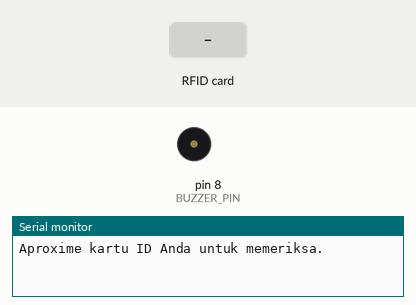
This sketch was run on a simulated Arduino Uno, built with avr-gcc and run on an emulated ATmega328P. On the bench: buzzer (waves = sounding, pin HIGH), the last lines printed to the serial monitor. The test bench sets the inputs (shaded band). Pins used as bus, display or sensor lines are not drawn.

Above: at 1.2 s.
1.3 s: RFID card 5E 7A 19 C4 held to the reader
At 2.0 s:
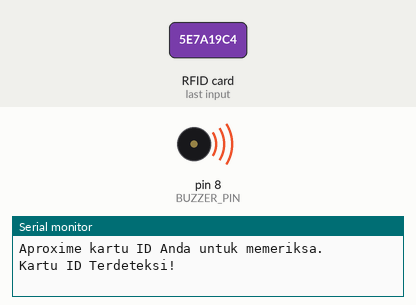
Timing chart, 0 to 4.3 s (numbered marks = the images above; inputs shaded):
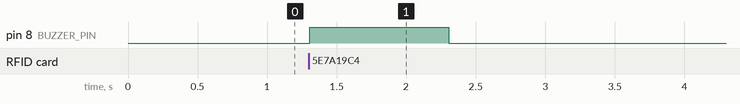

Measured:
- after the input at 1.3 s, pin 8 (BUZZER_PIN): LOW → HIGH at once, → LOW 1.0 s later

The sketch:

rfid-2.ino
```cpp
#include <SPI.h>
#include <MFRC522.h>

#define SS_PIN 10
#define RST_PIN 9
#define BUZZER_PIN 8

MFRC522 mfrc522(SS_PIN, RST_PIN);  // Buat objek MFRC522

void setup() {
  Serial.begin(9600);   // Inisialisasi Serial
  SPI.begin();      // Inisialisasi SPI bus
  mfrc522.PCD_Init();   // Inisialisasi MFRC522

  pinMode(BUZZER_PIN, OUTPUT);
  digitalWrite(BUZZER_PIN, LOW); // Matikan bunyi buzzer saat awalnya
  Serial.println("Aproxime kartu ID Anda untuk memeriksa.");
  Serial.println();
}

void loop() {
  // Periksa apakah kartu ID terdeteksi
  if (mfrc522.PICC_IsNewCardPresent() && mfrc522.PICC_ReadCardSerial()) {
    Serial.println("Kartu ID Terdeteksi!");

    // Buzzer bunyi selama 1 detik
    digitalWrite(BUZZER_PIN, HIGH);
    delay(1000);
    digitalWrite(BUZZER_PIN, LOW);

    // Tampilkan nomor kartu ID
    Serial.print("Nomor Kartu ID: ");
    for (byte i = 0; i < mfrc522.uid.size; i++) {
      Serial.print(mfrc522.uid.uidByte[i] < 0x10 ? " 0" : " ");
      Serial.print(mfrc522.uid.uidByte[i], HEX);
    }
    Serial.println();
    Serial.println();
    mfrc522.PICC_HaltA(); // Hentikan komunikasi dengan kartu
  }
}
```
